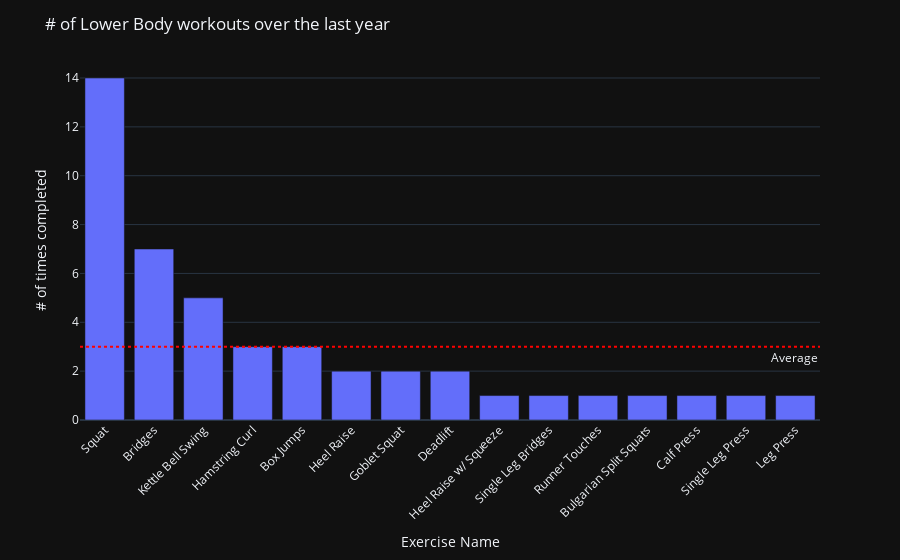

Here is the notebook cell this chart was saved with:
### Code cell
lower_body_df = merged_df[merged_df['category'] == 'Lower Body']
fig = px.bar(lower_body_df['exercise'].value_counts(), x=lower_body_df['exercise'].value_counts().index, y=lower_body_df['exercise'].value_counts().values, template="plotly_dark")
fig.update_layout(title="# of Lower Body workouts over the last year", xaxis_title="Exercise Name", yaxis_title="# of times completed", xaxis_tickangle=-45)
fig.add_hline(y=lower_body_df['exercise'].value_counts().mean(), line_dash="dot", line_color="red", annotation_text="Average", annotation_position="bottom right")
fig.show()

### Figure 1 — Plotly figure (JSON) as saved in the notebook; plotly's stock layout.template omitted (floating-point values rounded to 4 significant figures)
{"data": [{"alignmentgroup": "True", "hovertemplate": "x=%{x}<br>y=%{y}<extra></extra>", "legendgroup": "", "marker": {"color": "#636efa", "pattern": {"shape": ""}}, "name": "", "offsetgroup": "", "orientation": "v", "showlegend": false, "textposition": "auto", "type": "bar", "x": ["Squat", "Bridges", "Kettle Bell Swing", "Hamstring Curl", "Box Jumps", "Heel Raise", "Goblet Squat", "Deadlift", "Heel Raise w/ Squeeze", "Single Leg Bridges", "Runner Touches", "Bulgarian Split Squats", "Calf Press", "Single Leg Press", "Leg Press"], "xaxis": "x", "y": [14, 7, 5, 3, 3, 2, 2, 2, 1, 1, 1, 1, 1, 1, 1], "yaxis": "y"}], "layout": {"annotations": [{"showarrow": false, "text": "Average", "x": 1, "xanchor": "right", "xref": "x domain", "y": 3, "yanchor": "top", "yref": "y"}], "barmode": "relative", "legend": {"tracegroupgap": 0}, "margin": {"t": 60}, "shapes": [{"line": {"color": "red", "dash": "dot"}, "type": "line", "x0": 0, "x1": 1, "xref": "x domain", "y0": 3, "y1": 3, "yref": "y"}], "title": {"text": "# of Lower Body workouts over the last year"}, "xaxis": {"anchor": "y", "domain": [0, 1], "tickangle": -45, "title": {"text": "Exercise Name"}}, "yaxis": {"anchor": "x", "domain": [0, 1], "title": {"text": "# of times completed"}}}}
